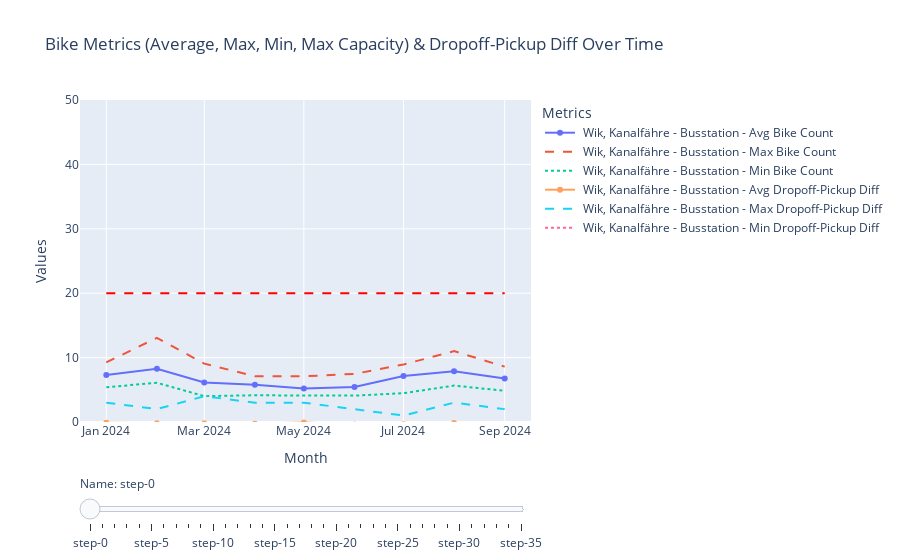

The code cell stored with this chart in its notebook:
### Code cell
import pandas as pd
import plotly.graph_objects as go

# Assuming 'Days in full_date' is already in datetime format
df3['Days in full_date'] = pd.to_datetime(df3['Days in full_date'], dayfirst=True)

# Create a new column for Year-Month
df3['Year-Month'] = df3['Days in full_date'].dt.to_period('M')

# Create a new column for dropoff_pickup_diff
df3['dropoff_pickup_diff'] = df3['# of unique dropoff_hub_id'] - df3['# of unique pickup_hub_id']

# Group by 'name' and 'Year-Month' to calculate average, min, and max for the values
df_agg = df3.groupby(['name', 'Year-Month']).agg({
    'Average bike_count': ['mean', 'min', 'max'],
    '# of unique dropoff_hub_id': ['mean', 'min', 'max'],
    '# of unique pickup_hub_id': ['mean', 'min', 'max'],
    'dropoff_pickup_diff': ['mean', 'min', 'max'],  # Aggregation for the new column
    'maximum_capacity': 'first'  # Since maximum_capacity is the same for each 'name', just take the first
}).reset_index()

# Flatten MultiIndex columns
df_agg.columns = ['name', 'Year-Month', 'avg_bike_count', 'min_bike_count', 'max_bike_count',
                  'avg_dropoff', 'min_dropoff', 'max_dropoff',
                  'avg_pickup', 'min_pickup', 'max_pickup',
                  'avg_diff', 'min_diff', 'max_diff', 'maximum_capacity']

# Initialize the plotly figure
fig = go.Figure()

# Create traces for each 'name' value with a slider
names = df_agg['name'].unique()

# Loop over each 'name' and create corresponding traces for avg, min, max values and maximum_capacity
for name in names:
    df_filtered = df_agg[df_agg['name'] == name]
    
    # Add average line for bike count
    fig.add_trace(go.Scatter(x=df_filtered['Year-Month'].astype(str), y=df_filtered['avg_bike_count'], 
                             mode='lines+markers', name=f'{name} - Avg Bike Count', visible=False))
    
    # Add max line for bike count
    fig.add_trace(go.Scatter(x=df_filtered['Year-Month'].astype(str), y=df_filtered['max_bike_count'], 
                             mode='lines', name=f'{name} - Max Bike Count', visible=False, line=dict(dash='dash')))
    
    # Add min line for bike count
    fig.add_trace(go.Scatter(x=df_filtered['Year-Month'].astype(str), y=df_filtered['min_bike_count'], 
                             mode='lines', name=f'{name} - Min Bike Count', visible=False, line=dict(dash='dot')))
    
    # Add horizontal dashed red line for maximum_capacity
    fig.add_trace(go.Scatter(x=df_filtered['Year-Month'].astype(str), 
                             y=[df_filtered['maximum_capacity'].values[0]] * len(df_filtered),
                             mode='lines', name=f'{name} - Max Capacity', visible=False,
                             line=dict(color='red', dash='dash'), showlegend=False))

    # Add average line for dropoff_pickup_diff
    fig.add_trace(go.Scatter(x=df_filtered['Year-Month'].astype(str), y=df_filtered['avg_diff'], 
                             mode='lines+markers', name=f'{name} - Avg Dropoff-Pickup Diff', visible=False))
    
    # Add max line for dropoff_pickup_diff
    fig.add_trace(go.Scatter(x=df_filtered['Year-Month'].astype(str), y=df_filtered['max_diff'], 
                             mode='lines', name=f'{name} - Max Dropoff-Pickup Diff', visible=False, line=dict(dash='dash')))
    
    # Add min line for dropoff_pickup_diff
    fig.add_trace(go.Scatter(x=df_filtered['Year-Month'].astype(str), y=df_filtered['min_diff'], 
                             mode='lines', name=f'{name} - Min Dropoff-Pickup Diff', visible=False, line=dict(dash='dot')))

# Make the first 'name' visible by default
for i in range(7):  # The first 7 traces (avg, max, min, and max_capacity for bike count, dropoff-pickup diff) of the first 'name'
    fig.data[i].visible = True

# Create steps for the slider (one step for each 'name')
steps = []
for i, name in enumerate(names):
    step = dict(
        method="update",
        args=[{"visible": [False] * len(fig.data)},  # Hide all traces initially
              {"title": f"Bike Data for {name}"}],  # Update the plot title based on the 'name'
    )
    
    # Make the corresponding traces for this 'name' visible
    step["args"][0]["visible"][i*7] = True  # Show avg bike count
    step["args"][0]["visible"][i*7 + 1] = True  # Show max bike count
    step["args"][0]["visible"][i*7 + 2] = True  # Show min bike count
    step["args"][0]["visible"][i*7 + 3] = True  # Show max capacity
    step["args"][0]["visible"][i*7 + 4] = True  # Show avg dropoff-pickup diff
    step["args"][0]["visible"][i*7 + 5] = True  # Show max dropoff-pickup diff
    step["args"][0]["visible"][i*7 + 6] = True  # Show min dropoff-pickup diff
    steps.append(step)

# Create slider
sliders = [dict(
    active=0,
    currentvalue={"prefix": "Name: "},
    pad={"t": 50},
    steps=steps
)]

# Update layout to include a fixed y-axis range (0 to 50)
fig.update_layout(
    sliders=sliders,
    title="Bike Metrics (Average, Max, Min, Max Capacity) & Dropoff-Pickup Diff Over Time",
    xaxis_title="Month",
    yaxis_title="Values",
    yaxis_range=[0, 50],  # Set y-axis range from 0 to 50
    legend_title="Metrics"
)

# Show plot
fig.show()
